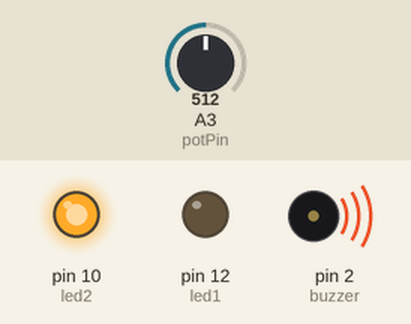
Bench run of a sketch on a simulated Arduino Uno, built with avr-gcc and run on an emulated ATmega328P. Shown: output pins drawn as LEDs (lit = HIGH), buzzer (waves = sounding). The test bench sets the inputs (shaded band); at power-on: A3 (potPin) = 512.

Above: at 0.3 s.
At 2.4 s:
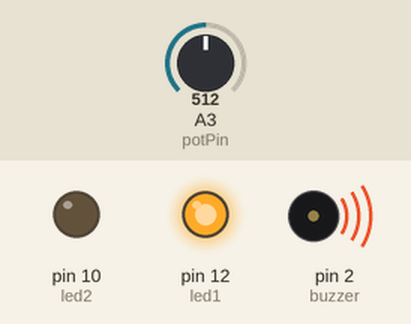
Timing chart, 0 to 3.2 s (numbered marks = the images above):
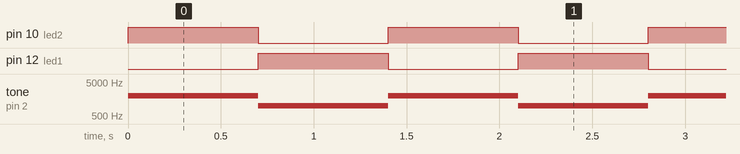

Measured:
- by itself, pin 10 (led2), pin 12 (led1): alternates HIGH for 0.70 s and LOW for 0.70 s
- by itself, tone on pin 2 (buzzer): alternates 2000 Hz for 0.70 s and 1000 Hz for 0.70 s

The sketch:

Blink.ino
```cpp
// #include <iostream>
int led1 = 12;
int led2 = 10;
int buzzer = 2;
int potPin = 3; // select the input pin for the potentiometer
// int ledPin = 13; // select the pin for the LED
int val = 0; // variable to store the value coming from the sensor

void setup()
{
  // initialize digital pin LED_BUILTIN as an output.
  pinMode(led1, OUTPUT);
  pinMode(led2, OUTPUT);
  pinMode(buzzer, OUTPUT);
}

// the loop function runs over and over again forever
void loop()
{
  val = analogRead(potPin);
  digitalWrite(led2, HIGH);
  digitalWrite(led1, LOW);
  tone(buzzer, 2000);
  delay(700);
  digitalWrite(led2, LOW);
  digitalWrite(led1, HIGH);
  tone(buzzer, 1000);
  delay(700);
}
```
